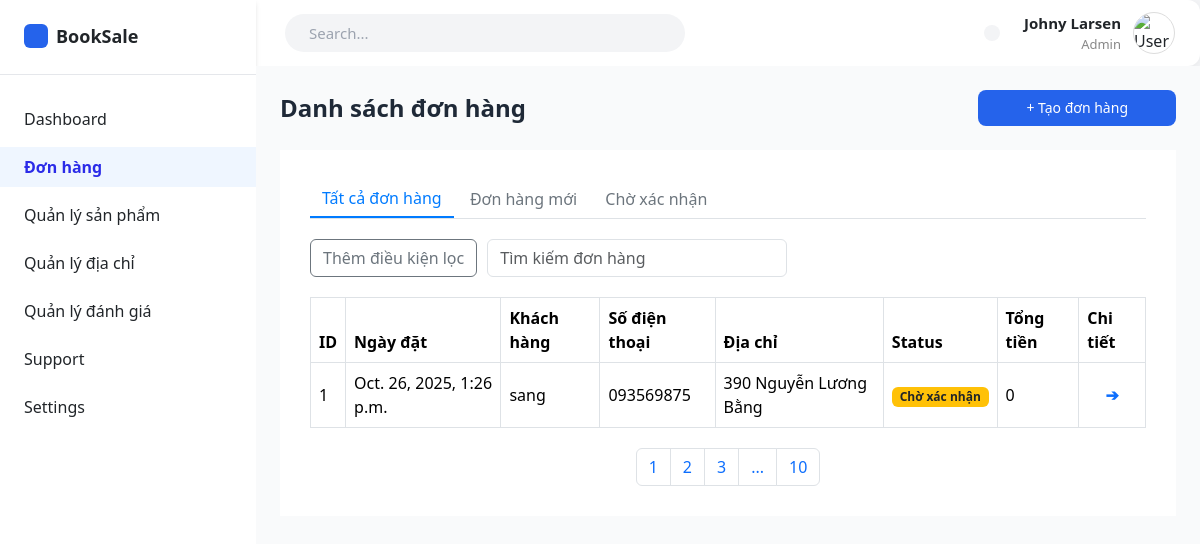
The app's page /emp/order_list/, older data.
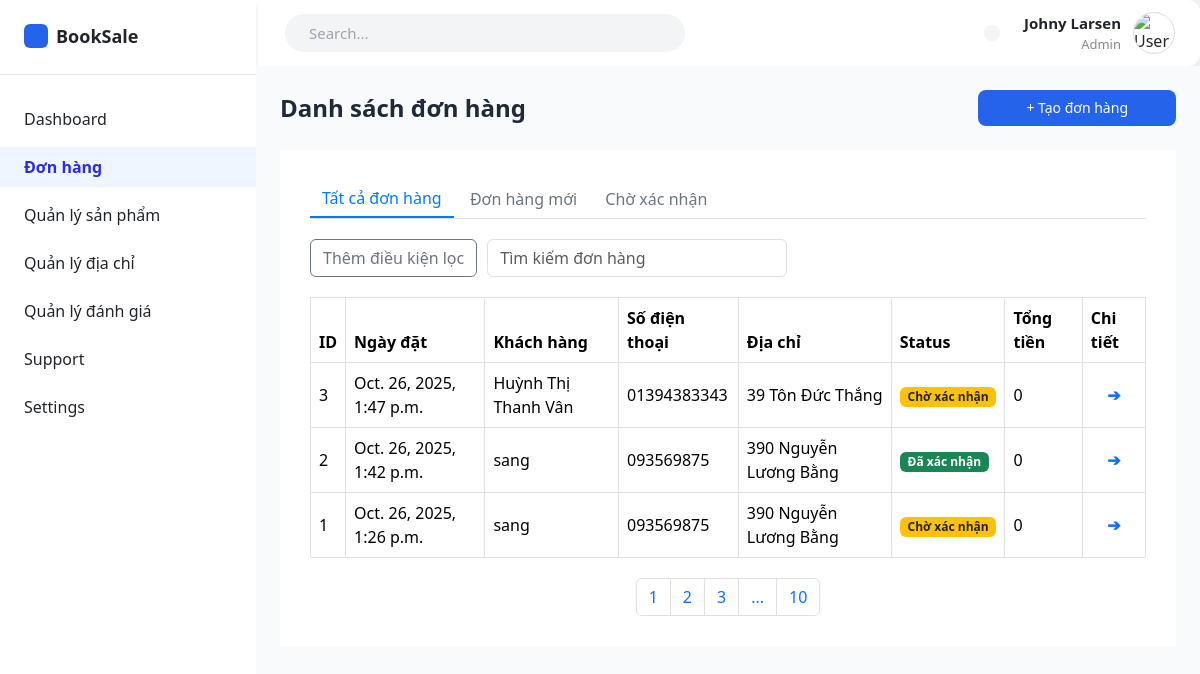
The same page, newer data.
### booksale_app/models.py (models this page shows, shortened)
class Order(models.Model):
    STATUS_CHOICES = [
        ('confirmed', 'Đã xác nhận'),
        ('pending', 'Chờ xác nhận'),
        ('cancelled', 'Đã hủy'),
    ]
    order_date = models.DateTimeField(auto_now_add=True)
    total_amount = models.DecimalField(
        max_digits=10,
        decimal_places=2
    )
    status = models.CharField(
        max_length=20,
        choices=STATUS_CHOICES,
        default='pending'  # mặc định là "Chờ xác nhận"
    )
    cancel_reason = models.TextField(blank=True, null=True)
    customer = models.ForeignKey(
        Customer,
        on_delete = models.PROTECT
    )
    payment_method = models.CharField(choices=PaymentMethod.choices, max_length=20)

class Customer(models.Model):
    user = models.OneToOneField(auth.get_user_model(), on_delete=models.CASCADE, null=True, blank=True)
    cust_name = models.CharField(
        max_length = 255,
        blank=False, null=False,
        help_text = "Tên khách hàng"
    )
    email = models.EmailField(
        max_length = 100,
        help_text = "Email"
    )
    phone = models.CharField(
        max_length = 15,
        blank=False, null=False,
        help_text = "Số điện thoại"
    )
    address = models.CharField(
        max_length = 255,
        blank=False, null=False,
        help_text = "Địa chi"
    )
    dob = models.DateField(
        verbose_name="Ngày sinh"
    )
    avatar = models.ImageField(upload_to='customers/', null=True, blank=True)
    create_at = models.DateTimeField(
        verbose_name = "Ngày tạo",
        auto_now_add=True
    )

### booksale_app/views/admin_view/order_view.py (the view)
# urls.py: path('emp/order_list/', views.order_list, name = 'emp/order_list'),
def order_list(request):
    orders =  (Order.objects
            .select_related('customer')
            .order_by('-order_date')) # select_related('customer') để lấy luôn thông tin khách hàng
    order_data = []
    for order in orders:
        order_items = Order_Item.objects.select_related('product').filter(order=order)
        prices = [item.product.sell_price * item.quantity for item in order_items]
        total_amount = sum_price_order(prices)
        order_data.append({
            'order': order,
            'total_amount': total_amount
        })
    context = {
        'order_data': order_data
    }
    return render(request, 'admin_temp/order/order_list.html', context)

### booksale_app/utils.py (called while the page is built)
def sum_price_order(order_items_price):
    if not order_items_price:
        return 0
    return sum(order_items_price)

### booksale_app/templates/admin_temp/order/order_list.html (shortened to what this page needs)
{% extends 'admin_temp/admin_base.html' %}
{% load static %}
{% block content %}
    <main class="flex-1 bg-gray-50 p-6">
        <div class="flex justify-between items-center mb-4">
            <h1 class="text-2xl font-semibold text-gray-800">Danh sách đơn hàng</h1>
            <a href="#" class="bg-blue-600 hover:bg-blue-700 text-white px-5 py-2 rounded-lg text-sm font-medium inline-block">
                + Tạo đơn hàng
            </a>
        </div>
        <div class="table_content">
            <div class="tab-buttons mb-3">
                <button class="btn active">Tất cả đơn hàng</button>
                <button class="btn">Đơn hàng mới</button>
                <button class="btn">Chờ xác nhận</button>
            </div>
            <div class="filter-bar">
                <button class="btn btn-outline-secondary"> Thêm điều kiện lọc</button>
                <input type="text" class="form-control" placeholder="Tìm kiếm đơn hàng">
            </div>
            <table class="table table-bordered align-middle">
                <thead>
                    <tr>
                        <th>ID</th>
                        <th>Ngày đặt</th>
                        <th>Khách hàng</th>
                        <th>Số điện thoại</th>
                        <th>Địa chỉ</th>
                        <th>Status</th>
                        <th>Tổng tiền</th>
                        <th>Chi tiết</th>
                    </tr>
                </thead>
                <tbody>
                    {% for order_data in order_data %}
                    <tr>
                        <td>{{order_data.order.id}}</td>
                        <td>{{order_data.order.order_date}}</td>
                        <td>{{order_data.order.customer.cust_name}}</td>
                        <td>{{order_data.order.customer.phone}}</td>
                        <td>{{order_data.order.customer.address}}</td>
                        <td>
                            {% if order_data.order.status == 'confirmed' %}
                                <span class="badge bg-success">Đã xác nhận</span>
                            {% elif order_data.order.status == 'pending'%}
                                <span class="badge bg-warning text-dark">Chờ xác nhận</span>
                            {% else %}
                                <span class="badge bg-danger text-dark">Đã hủy</span>
                            {% endif %}
                        </td>
                        <td>{{order_data.total_amount}}</td>
                        {% if order_data.order.status == 'confirmed' %}
                            <td class="text-center text-primary fw-bold"><a href="/emp/order_details/{{order_data.order.id}}">&#10132;</a></td>
                        {% elif order_data.order.status == 'cancelled'%}
                            <td class="text-center text-primary fw-bold"><a href="/emp/order_cancel/{{order_data.order.id}}">&#10132;</a></td>
                        {% else %}
                            <td class="text-center text-primary fw-bold"><a href="/emp/order_confirm/{{order_data.order.id}}">&#10132;</a></td>
                        {% endif %}
                    </tr>
                    {% endfor %}
                </tbody>
            </table>
            <nav>
                <ul class="pagination">
                    <li class="page-item"><a class="page-link" href="#">1</a></li>
                    <li class="page-item"><a class="page-link" href="#">2</a></li>
                    <li class="page-item"><a class="page-link" href="#">3</a></li>
                    <li class="page-item"><span class="page-link">...</span></li>
                    <li class="page-item"><a class="page-link" href="#">10</a></li>
                </ul>
            </nav>
        </div>
    </main>
{% endblock %}

Row changes from the older to the newer data that the page shows:
added Order: order.id "3", order.order_date "Oct. 26, 2025, 1:47 p.m.", order.customer.cust_name "Huỳnh Thị Thanh Vân", order.customer.phone "01394383343", order.customer.address "39 Tôn Đức Thắng", status "Chờ xác nhận", total_amount "0"
added Order: order.id "2", order.order_date "Oct. 26, 2025, 1:42 p.m.", order.customer.cust_name "sang", order.customer.phone "093569875", order.customer.address "390 Nguyễn Lương Bằng", status "Đã xác nhận", total_amount "0"
